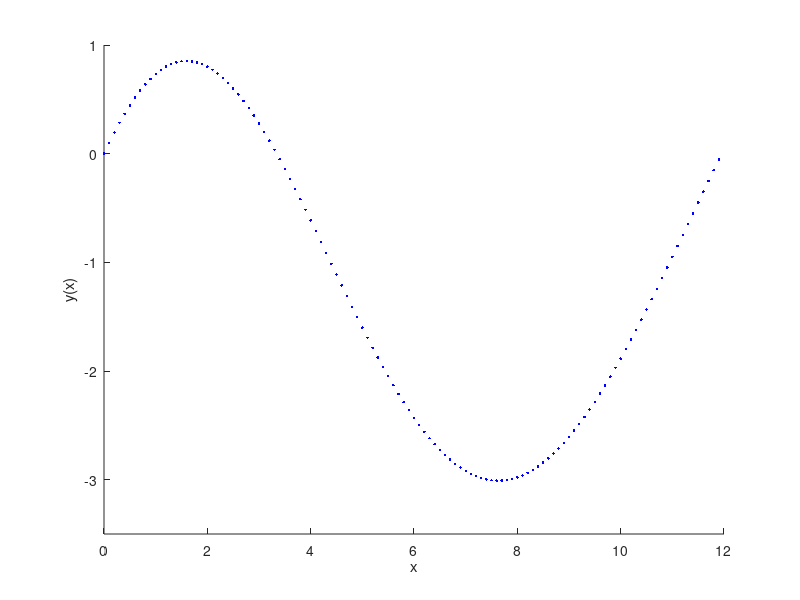

Reproduce this figure in MATLAB.
clc
clear
clf

% SOLVE y'(x) = cos( (x^2 + x^3)^0.25 )
%       y(0)  = 0

h = 0.1; % Step-size 

% Initial condition y(x=0) = 0;
y(1) = 0;

% Setup Plot
hold on
xlabel('x')
ylabel('y(x)')
axis([0 12 -3.5 1])

% Iterate
N = 12/h; 

n = 0;
while n < N
    
    n = n + 1;
    
    x(n) = (n-1)*h;
    f(n) = cos( (x(n)^2 + x(n)^3)^0.25 );
    y(n+1) = y(n) + h*f(n);
    
    plot(x(n),y(n),'b.')
    pause(0.01)
end